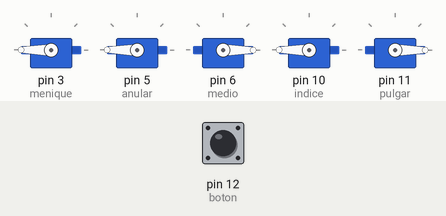
This sketch was run on a simulated Arduino Uno, built with avr-gcc and run on an emulated ATmega328P. Parts: 5 × servo. Inputs (shaded band) come from the test bench; at power-on: pin 12 (boton) LOW.

Above: at 1.2 s.
1.3 s: pin 12 (boton) pulled HIGH for 0.15 s
At 1.37 s:
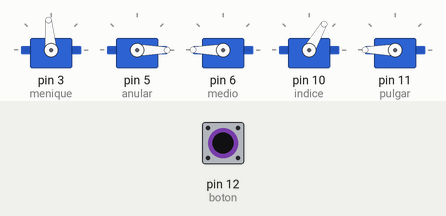
2.9 s: pin 12 (boton) pulled HIGH for 3.2 s
At 6.7 s:
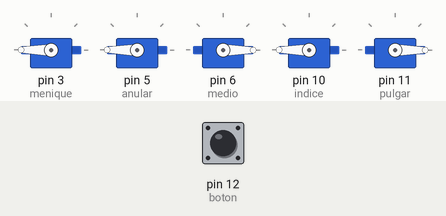
Timing chart, 0 to 8.2 s (numbered marks = the images above; inputs shaded):
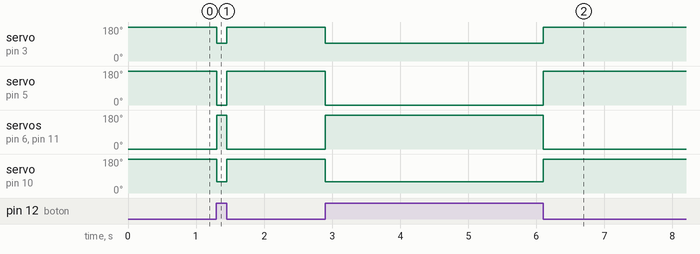

Measured:
- after the input at 1.3 s, servo on pin 3 (menique): 180° → 95° at once, → 180° 0.15 s later; servo on pin 5 (anular): 180° → 0° at once, → 180° 0.15 s later; servo on pin 6 (medio), servo on pin 11 (pulgar): 0° → 180° at once, → 0° 0.15 s later; servo on pin 10 (indice): 180° → 60° at once, → 180° 0.15 s later
- after the input at 2.9 s, servo on pin 3 (menique): 180° → 95° at once, → 180° 3.2 s later; servo on pin 5 (anular): 180° → 0° at once, → 180° 3.2 s later; servo on pin 6 (medio), servo on pin 11 (pulgar): 0° → 180° at once, → 0° 3.2 s later; servo on pin 10 (indice): 180° → 60° at once, → 180° 3.2 s later

The sketch:

mano_v0.2.ino
```cpp
/*
 * Abre y cierra la mano cuando un botón es pulsado
 * Por Angel Iván Lozano Ramírez
 * 2016
 * https://github.com/ailr16/InMoov-Control---AILR
 * https://www.youtube.com/channel/UCJ5MFm2qRBsL5Vf8Yft5vpw
 */

#include<Servo.h>             //Librería para contolar Servos
Servo menique;                //Servo para dedo meñique
Servo anular;                 //Servo para dedo anular
Servo medio;                  //Servo para dedo medio
Servo indice;                 //Servo para dedo indice
Servo pulgar;                 //Servo para dedo pulgar

int boton = 12;               //Señal TTL de Botón en pin 12
int estado = 0;               //Estado del botón en 0


void setup() {
  menique.attach(3);          //Servo en pin 3
  anular.attach(5);           //Servo en pin 5
  medio.attach(6);            //Servo en pin 6
  indice.attach(10);          //Servo en pin 10
  pulgar.attach(11);          //Servo en pin 11
  pinMode(boton, INPUT);      //Pin botón como entrada
}

void loop() {
  estado = digitalRead(boton);    //Lectura digital del pin boton

  if(estado == HIGH){           //Condicional si la lectura es alta
    cerrar();                   //Void cerrar()
  }
  else{                         //Si la lectura es baja
    abrir();                    //Void arir()
  }
}
//////////////////////////////////////////////////////////////////////////
//LOS ÁNGULOS SE OBTIENEN A PARTIR DE LA CALIBRACIÓN CON mano_v0.1
//////////////////////////////////////////////////////////////////////////

void abrir(){
  menique.write(180);
  anular.write(180);
  medio.write(0);
  indice.write(180);
  pulgar.write(0);
}

void cerrar(){
  menique.write(95);
  anular.write(0);
  medio.write(180);
  indice.write(60);
  pulgar.write(180);
}
```
